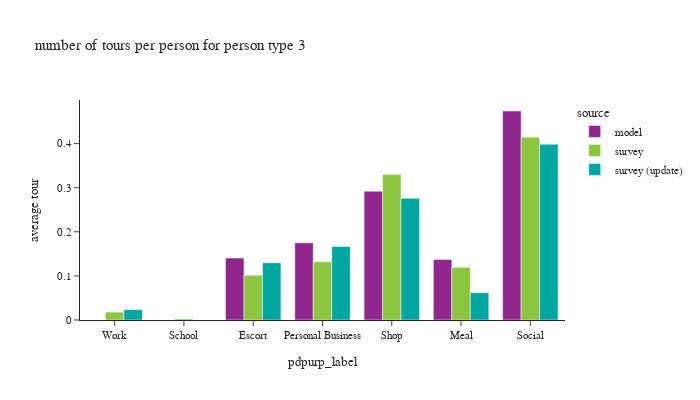

Notebook cell for this chart:
### Code cell
plot_by_pptyp(df_tour, '3')

### Figure 1 — Plotly figure (JSON) as saved in the notebook; plotly's stock layout.template omitted (floating-point values rounded to 4 significant figures)
{"data": [{"alignmentgroup": "True", "hovertemplate": "source=model<br>pdpurp_label=%{x}<br>average tour=%{y}<extra></extra>", "legendgroup": "model", "marker": {"color": "#91268F", "pattern": {"shape": ""}}, "name": "model", "offsetgroup": "model", "orientation": "v", "showlegend": true, "textposition": "auto", "type": "bar", "x": ["Work", "School", "Escort", "Personal Business", "Shop", "Meal", "Social"], "xaxis": "x", "y": [0.0, 0.0, 0.1404, 0.175, 0.2923, 0.1374, 0.474], "yaxis": "y"}, {"alignmentgroup": "True", "hovertemplate": "source=survey<br>pdpurp_label=%{x}<br>average tour=%{y}<extra></extra>", "legendgroup": "survey", "marker": {"color": "#8CC63E", "pattern": {"shape": ""}}, "name": "survey", "offsetgroup": "survey", "orientation": "v", "showlegend": true, "textposition": "auto", "type": "bar", "x": ["Work", "School", "Escort", "Personal Business", "Shop", "Meal", "Social"], "xaxis": "x", "y": [0.01787, 0.002631, 0.1015, 0.1322, 0.3297, 0.1194, 0.4146], "yaxis": "y"}, {"alignmentgroup": "True", "hovertemplate": "source=survey (update)<br>pdpurp_label=%{x}<br>average tour=%{y}<extra></extra>", "legendgroup": "survey (update)", "marker": {"color": "#00A7A0", "pattern": {"shape": ""}}, "name": "survey (update)", "offsetgroup": "survey (update)", "orientation": "v", "showlegend": true, "textposition": "auto", "type": "bar", "x": ["Work", "School", "Escort", "Personal Business", "Shop", "Meal", "Social"], "xaxis": "x", "y": [0.02349, 6.662e-05, 0.1297, 0.1669, 0.2761, 0.06195, 0.3987], "yaxis": "y"}], "layout": {"barmode": "group", "font": {"size": 11}, "height": 400, "legend": {"title": {"text": "source"}, "tracegroupgap": 0}, "title": {"text": "number of tours per person for person type 3"}, "width": 700, "xaxis": {"anchor": "y", "domain": [0.0, 1.0], "title": {"text": "pdpurp_label"}}, "yaxis": {"anchor": "x", "domain": [0.0, 1.0], "tickformat": ".2", "title": {"text": "average tour"}}}}
